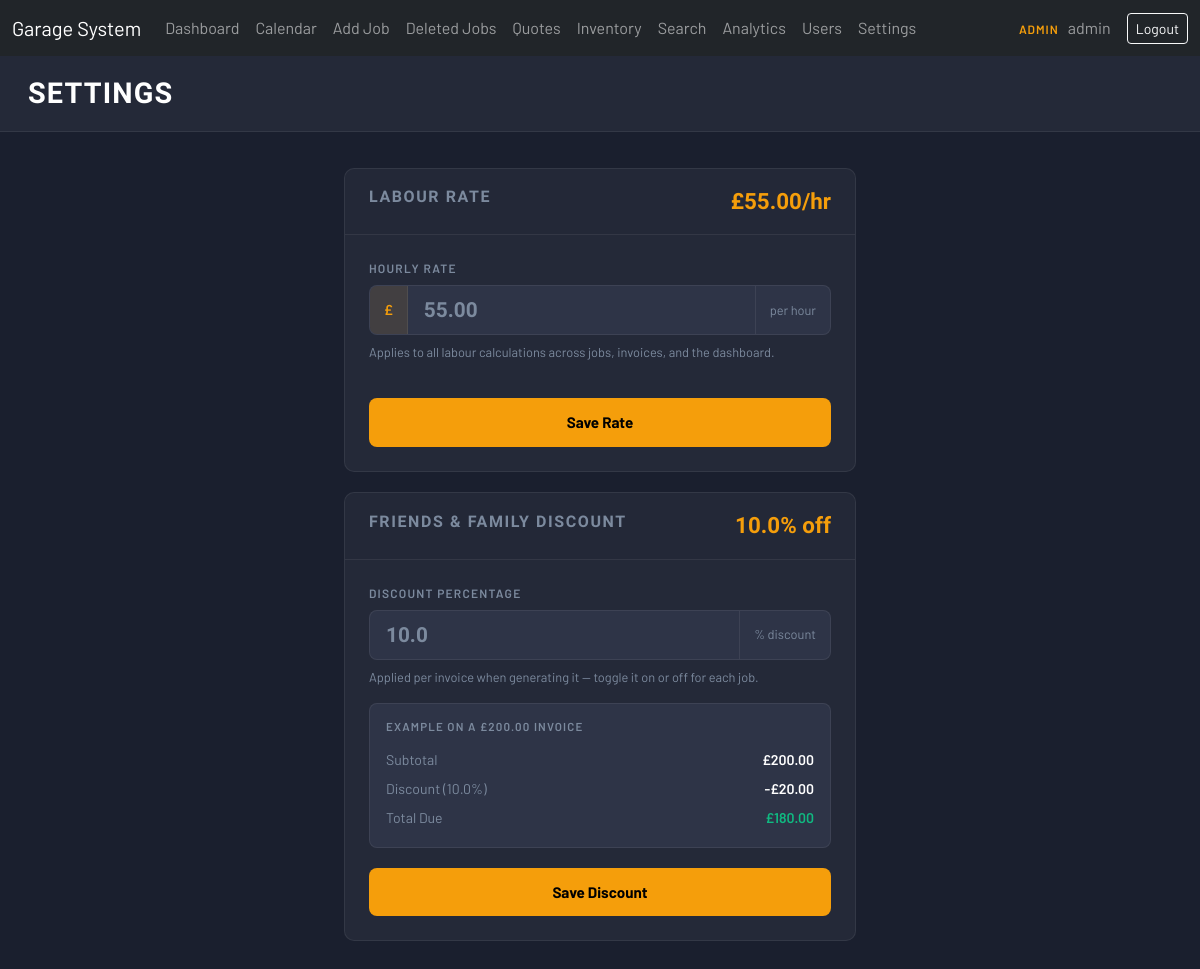
/PHP/settings.php (signed in), run on the app's committed database.
### tables this page shows
CREATE TABLE IF NOT EXISTS settings (
    key_name VARCHAR(50) PRIMARY KEY,
    value    VARCHAR(100) NOT NULL
);

### htdocs/PHP/settings.php (the view, shortened to what this page needs)
<?php
include "config.php";
include "navbar.php";
$current_rate = $conn->query("SELECT value FROM settings WHERE key_name='hourly_rate'")->fetch_assoc()["value"] ?? 50;
$current_disc = $conn->query("SELECT value FROM settings WHERE key_name='ff_discount'")->fetch_assoc()["value"] ?? 10;
?>
<!DOCTYPE html>
<html lang="en">
<head>
</head>
<body>
<div class="page-header"><h1>Settings</h1></div>
<div class="wrap">
    <div class="card">
        <div class="card-header">
            <span class="card-title">Labour Rate</span>
            <span class="card-badge">£<?php echo number_format($current_rate, 2); ?>/hr</span>
        </div>
        <div class="card-body">
            <form method="POST">
                <label class="field-label">Hourly Rate</label>
                <div class="input-row">
                    <span class="input-pre">£</span>
                    <input class="num-input" type="number" name="hourly_rate" step="0.50" min="1" placeholder="<?php echo number_format($current_rate, 2); ?>" required>
                    <span class="input-suf">per hour</span>
                </div>
                <p class="help">Applies to all labour calculations across jobs, invoices, and the dashboard.</p>
                <button class="save-btn" type="submit">Save Rate</button>
            </form>
        </div>
    </div>
    <div class="card">
        <div class="card-header">
            <span class="card-title">Friends &amp; Family Discount</span>
            <span class="card-badge"><?php echo number_format($current_disc, 1); ?>% off</span>
        </div>
        <div class="card-body">
            <form method="POST">
                <label class="field-label">Discount Percentage</label>
                <div class="input-row">
                    <input class="num-input" type="number" name="ff_discount" step="0.5" min="0" max="100" placeholder="<?php echo number_format($current_disc, 1); ?>" style="padding-left:16px;" required>
                    <span class="input-suf">% discount</span>
                </div>
                <p class="help">Applied per invoice when generating it — toggle it on or off for each job.</p>
                <div class="discount-preview">
                    <div class="dp-title">Example on a £200.00 invoice</div>
                    <div class="dp-row"><span>Subtotal</span><span>£200.00</span></div>
                    <div class="dp-row"><span id="discLabel">Discount (<?php echo number_format($current_disc,1); ?>%)</span><span id="discAmount">-£<?php echo number_format(200 * $current_disc / 100, 2); ?></span></div>
                    <div class="dp-row highlight"><span>Total Due</span><span id="discTotal">£<?php echo number_format(200 - (200 * $current_disc / 100), 2); ?></span></div>
                </div>
                <button class="save-btn" type="submit">Save Discount</button>
            </form>
        </div>
    </div>
</div>
</body>
</html>

### htdocs/PHP/settings.php (style rules this page uses)
:root { --steel:#1a1f2e; --steel-mid:#242938; --steel-light:#2e3447; --accent:#f59e0b; --green:#10b981; --red:#ef4444; --text:#e2e8f0; --text-muted:#7c8a9e; --border:rgba(255,255,255,0.07); }
* { box-sizing:border-box;margin:0;padding:0; }
body { font-family:'Barlow',sans-serif;background:var(--steel);color:var(--text);min-height:100vh; }
.page-header { background:var(--steel-mid);border-bottom:1px solid var(--border);padding:20px 28px; }
.page-header h1 { font-family:'Barlow Condensed',sans-serif;font-size:1.8rem;font-weight:700;letter-spacing:0.04em;text-transform:uppercase;color:#fff;margin:0; }
.wrap { max-width:560px;margin:36px auto;padding:0 24px;display:flex;flex-direction:column;gap:20px; }
.card { background:var(--steel-mid);border:1px solid var(--border);border-radius:10px;overflow:hidden; }
.card-header { padding:16px 24px;border-bottom:1px solid var(--border);display:flex;align-items:center;justify-content:space-between; }
.card-title { font-family:'Barlow Condensed',sans-serif;font-size:1rem;font-weight:700;letter-spacing:0.1em;text-transform:uppercase;color:var(--text-muted); }
.card-badge { font-family:'Barlow Condensed',sans-serif;font-size:1.4rem;font-weight:700;color:var(--accent); }
.card-body { padding:24px; }
.field-label { display:block;font-size:0.75rem;font-weight:600;letter-spacing:0.1em;text-transform:uppercase;color:var(--text-muted);margin-bottom:8px; }
.input-row { display:flex;align-items:center;background:var(--steel-light);border:1px solid var(--border);border-radius:8px;overflow:hidden;transition:border-color 0.2s; }
.input-pre,.input-suf { padding:0 14px;height:48px;display:flex;align-items:center;font-size:0.9rem;color:var(--accent);font-weight:600;white-space:nowrap; }
.input-pre { background:rgba(245,158,11,0.1);border-right:1px solid var(--border); }
.input-suf { color:var(--text-muted);font-weight:400;border-left:1px solid var(--border);font-size:0.8rem; }
.num-input { background:transparent;border:none;outline:none;color:#fff;font-family:'Barlow Condensed',sans-serif;font-size:1.3rem;font-weight:600;padding:0 16px;height:48px;flex:1;width:100%; }
.num-input::placeholder { color:var(--text-muted); }
.help { font-size:0.8rem;color:var(--text-muted);margin-top:8px; }
.save-btn { margin-top:20px;width:100%;padding:13px;background:var(--accent);color:#000;border:none;border-radius:8px;font-family:'Barlow',sans-serif;font-size:0.95rem;font-weight:700;cursor:pointer;transition:background 0.15s; }
.discount-preview { margin-top:14px;background:var(--steel-light);border:1px solid var(--border);border-radius:8px;padding:14px 16px; }
.dp-title { font-size:0.72rem;font-weight:600;letter-spacing:0.1em;text-transform:uppercase;color:var(--text-muted);margin-bottom:10px; }
.dp-row { display:flex;justify-content:space-between;font-size:0.88rem;padding:4px 0;color:var(--text-muted); }
.dp-row span:last-child { color:#fff;font-weight:600; }
.dp-row.highlight span:last-child { color:var(--green); }

### data on the page
settings: value "55.00", hourly_rate "55.00"
settings: value "10.0", ff_discount "10.0", 200*$current_disc/100 "20.00", 200-(200*$current_disc/100) "180.00"

### other printed values
$_SESSION["user"] "admin"
